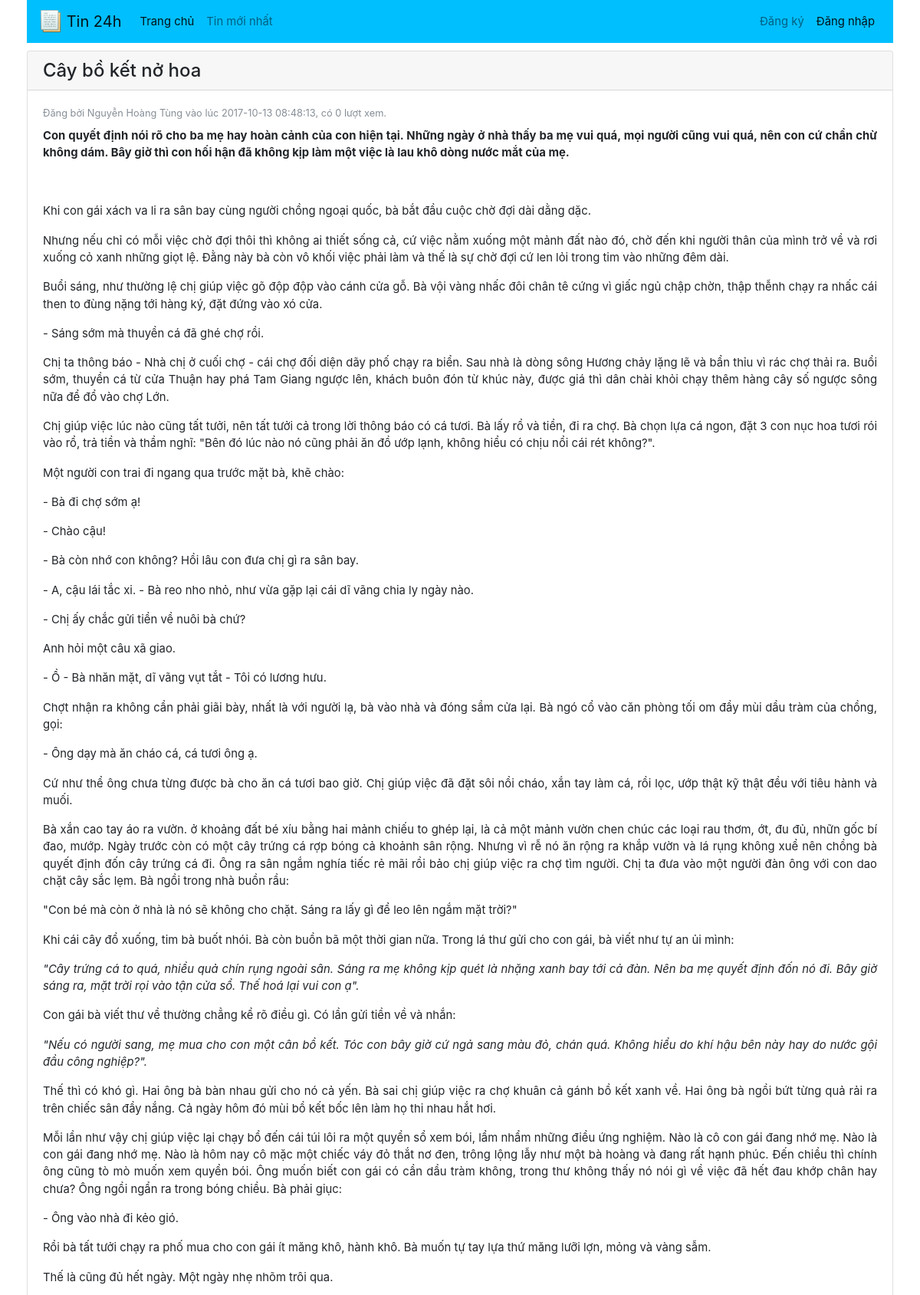
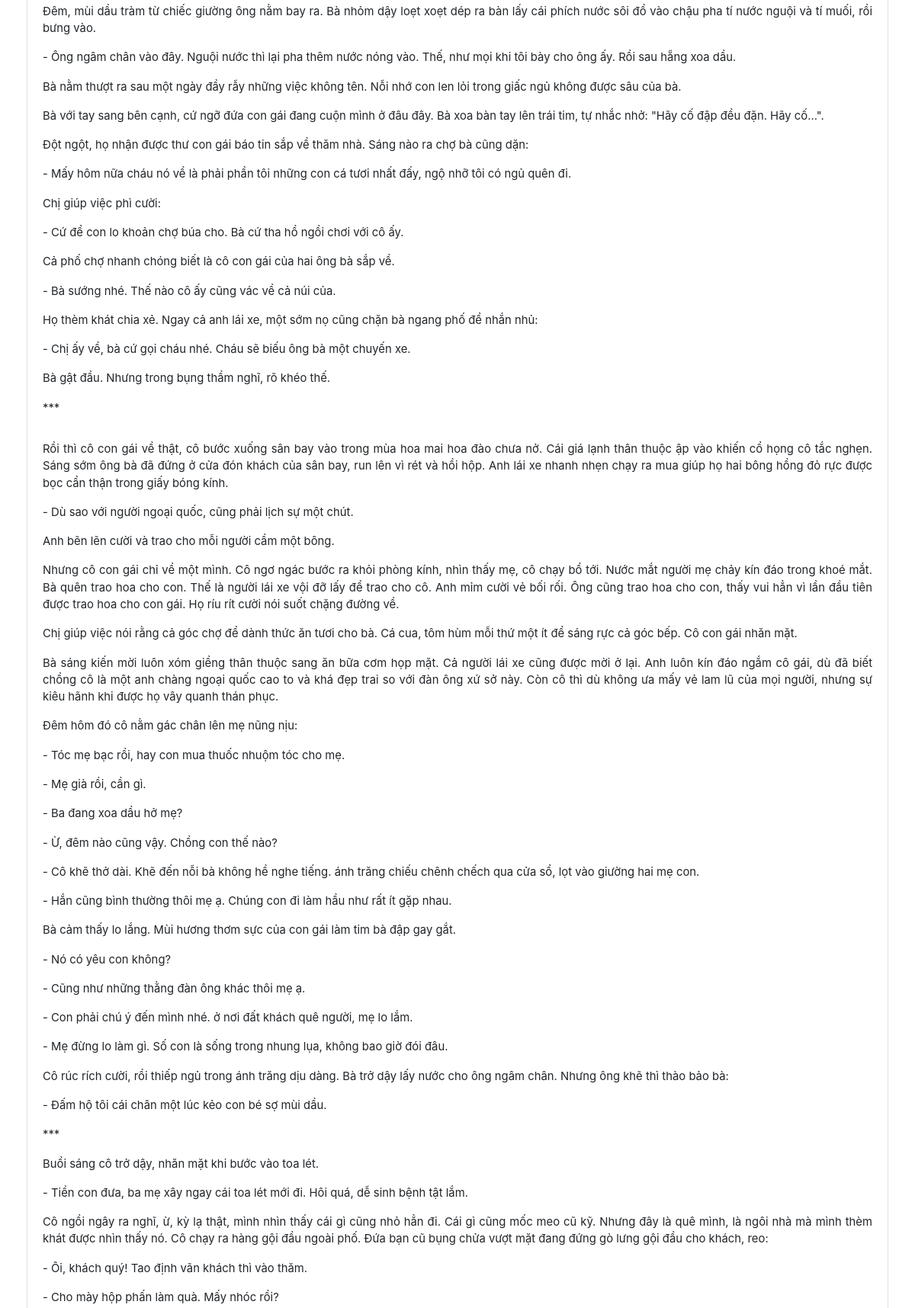
The page /baiviet_xem.php?id=1 (upper part) on the database its author committed (2 pictures, top to bottom).
### tables this page shows
CREATE TABLE IF NOT EXISTS `tbl_baiviet` (
  `ID` int(10) NOT NULL AUTO_INCREMENT,
  `MaChuDe` int(10) NOT NULL,
  `MaNguoiDung` int(10) NOT NULL,
  `TieuDe` varchar(255) NOT NULL,
  `TomTat` text NOT NULL,
  `NoiDung` text NOT NULL,
  `NgayDang` datetime NOT NULL,
  `LuotXem` int(10) NOT NULL,
  `KiemDuyet` tinyint(1) NOT NULL,
  PRIMARY KEY (`ID`),
  KEY `MaChuDe` (`MaChuDe`),
  KEY `MaNguoiDung` (`MaNguoiDung`)
);

CREATE TABLE IF NOT EXISTS `tbl_nguoidung` (
  `ID` int(10) NOT NULL AUTO_INCREMENT,
  `HoVaTen` varchar(50) NOT NULL,
  `TenDangNhap` varchar(50) NOT NULL,
  `MatKhau` varchar(100) NOT NULL,
  `QuyenHan` tinyint(1) NOT NULL,
  `Khoa` tinyint(1) NOT NULL,
  PRIMARY KEY (`ID`),
  UNIQUE KEY `TenDangNhap` (`TenDangNhap`)
);

### baiviet_xem.php (the view, shortened to what this page needs)
<?php
	require_once "config.php";
	$id = $_GET['id'];
	$sql = "SELECT b.*, c.TenChuDe, n.HoVaTen
			FROM tbl_baiviet b, tbl_chude c, tbl_nguoidung n
			WHERE b.MaChuDe = c.ID AND b.MaNguoiDung = n.ID AND b.ID=".$id;
	$danhsach = mysqli_query($link, $sql);
	$dong = mysqli_fetch_array($danhsach);
?>
<!DOCTYPE html>
<html lang="en">
	<?php include "header.php"; ?>
	<body>
		<div class="container">
			<?php include_once "navbar.php"; ?>
			<div class="card">
				<h4 class="card-header"><?php echo $dong['TieuDe'];?> </h4>
				<div class="card-body">
				<?php
						echo "<p class='post-meta text-muted'>Đăng bởi {$dong['HoVaTen']} vào lúc {$dong['NgayDang']}, có {$dong['LuotXem']} lượt xem.</p>";
						echo "<p class='text-justify font-weight-bold'>{$dong['TomTat']}</p>";
						echo "<p class='text-justify'>{$dong['NoiDung']}</p>";
				?>
				</div>
			</div>
		</div>
	</body>
</html>

### rows shown on the page
tbl_baiviet: TieuDe "Cây bồ kết nở hoa", tbl_nguoidung.HoVaTen "Nguyễn Hoàng Tùng", NgayDang "2017-10-13 08:48:13", LuotXem "0", TomTat "Con quyết định nói rõ cho ba mẹ hay hoàn cảnh của con hiện tại. Những ngày ở nhà thấy ba mẹ vui quá, mọi người cũng vui quá, nên con cứ chần chừ không dám. Bây giờ thì con hối hận đã không kịp làm một việc là lau khô dòng nước mắt của mẹ.", NoiDung "Khi con gái xách va li ra sân bay cùng người chồng ngoại quốc, bà bắt đầu cuộc chờ đợi dài dằng dặc. Nhưng nếu chỉ có mỗi việc chờ đợi thôi thì không ai thiết sống cả, cứ việc nằm xuống một mảnh đất nào đó, chờ đến khi người thân của mình trở về và rơi xuống cỏ xanh những giọt lệ. Đằng này bà còn vô khối việc phải làm và thế là sự chờ đợi cứ len lỏi trong tim vào những đêm dài. Buổi sáng, như thường lệ chị giúp việc gõ độp độp vào cánh cửa gỗ. Bà vội vàng nhấc đôi chân tê cứng vì giấc ngủ chập chờn, thập thễnh chạy ra nhấc cái then to đùng nặng tới hàng ký, đặt đứng vào xó cửa. - Sáng sớm mà thuyền cá đã ghé chợ rồi. Chị ta thông báo - Nhà chị ở cuối chợ - cái chợ đối diện dãy phố chạy ra…"
